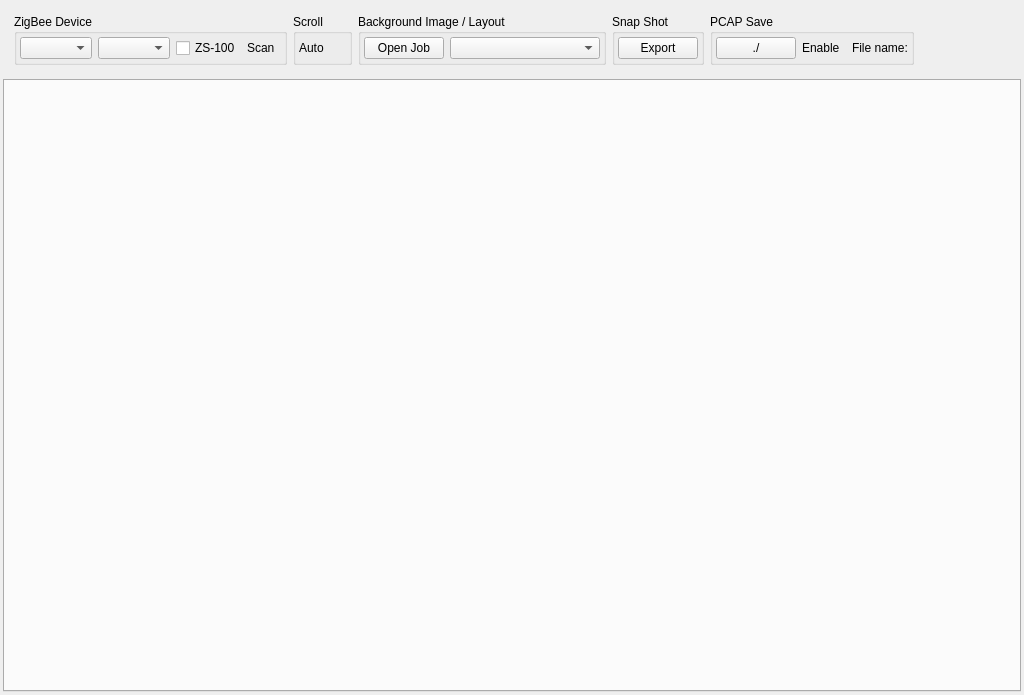
<?xml version="1.0" encoding="UTF-8"?>
<ui version="4.0">
 <class>FLWidgetZigbeeNetworkMonitor</class>
 <widget class="QWidget" name="FLWidgetZigbeeNetworkMonitor">
  <property name="geometry">
   <rect>
    <x>0</x>
    <y>0</y>
    <width>1024</width>
    <height>695</height>
   </rect>
  </property>
  <property name="windowTitle">
   <string>FLWidgetZigbeeNetworkMonitor</string>
  </property>
  <layout class="QGridLayout" name="gridLayout">
   <property name="leftMargin">
    <number>3</number>
   </property>
   <property name="topMargin">
    <number>3</number>
   </property>
   <property name="rightMargin">
    <number>3</number>
   </property>
   <property name="bottomMargin">
    <number>3</number>
   </property>
   <property name="spacing">
    <number>3</number>
   </property>
   <item row="0" column="0">
    <widget class="QWidget" name="widget_contain" native="true">
     <layout class="QGridLayout" name="gridLayout_setting">
      <item row="0" column="6">
       <spacer name="horizontalSpacer">
        <property name="orientation">
         <enum>Qt::Horizontal</enum>
        </property>
        <property name="sizeHint" stdset="0">
         <size>
          <width>40</width>
          <height>20</height>
         </size>
        </property>
       </spacer>
      </item>
      <item row="0" column="3">
       <widget class="QGroupBox" name="groupBox_5">
        <property name="sizePolicy">
         <sizepolicy hsizetype="Preferred" vsizetype="Fixed">
          <horstretch>0</horstretch>
          <verstretch>0</verstretch>
         </sizepolicy>
        </property>
        <property name="title">
         <string>Background Image / Layout</string>
        </property>
        <layout class="QGridLayout" name="gridLayout_5">
         <property name="leftMargin">
          <number>3</number>
         </property>
         <property name="topMargin">
          <number>3</number>
         </property>
         <property name="rightMargin">
          <number>3</number>
         </property>
         <property name="bottomMargin">
          <number>3</number>
         </property>
         <item row="0" column="0">
          <widget class="QPushButton" name="pb_openjob">
           <property name="text">
            <string>Open Job</string>
           </property>
          </widget>
         </item>
         <item row="0" column="1">
          <widget class="QComboBox" name="cb_floor">
           <property name="minimumSize">
            <size>
             <width>150</width>
             <height>0</height>
            </size>
           </property>
          </widget>
         </item>
        </layout>
       </widget>
      </item>
      <item row="0" column="0">
       <widget class="QGroupBox" name="groupBox_0">
        <property name="sizePolicy">
         <sizepolicy hsizetype="Preferred" vsizetype="Fixed">
          <horstretch>0</horstretch>
          <verstretch>0</verstretch>
         </sizepolicy>
        </property>
        <property name="title">
         <string>ZigBee Device</string>
        </property>
        <layout class="QGridLayout" name="gridLayout_0">
         <property name="leftMargin">
          <number>3</number>
         </property>
         <property name="topMargin">
          <number>3</number>
         </property>
         <property name="rightMargin">
          <number>3</number>
         </property>
         <property name="bottomMargin">
          <number>3</number>
         </property>
         <item row="0" column="0">
          <widget class="QComboBox" name="comboBox"/>
         </item>
         <item row="0" column="1">
          <widget class="QComboBox" name="ch_comboBox"/>
         </item>
         <item row="0" column="2">
          <widget class="QCheckBox" name="cbZS100">
           <property name="text">
            <string>ZS-100</string>
           </property>
          </widget>
         </item>
         <item row="0" column="3">
          <widget class="QLabel" name="label_1">
           <property name="text">
            <string>Scan</string>
           </property>
          </widget>
         </item>
         <item row="0" column="4">
          <widget class="Switcher" name="widget" native="true"/>
         </item>
        </layout>
       </widget>
      </item>
      <item row="0" column="1">
       <widget class="QGroupBox" name="groupBox_1">
        <property name="sizePolicy">
         <sizepolicy hsizetype="Preferred" vsizetype="Preferred">
          <horstretch>0</horstretch>
          <verstretch>0</verstretch>
         </sizepolicy>
        </property>
        <property name="title">
         <string>Scroll</string>
        </property>
        <layout class="QGridLayout" name="gridLayout_1">
         <property name="leftMargin">
          <number>3</number>
         </property>
         <property name="topMargin">
          <number>3</number>
         </property>
         <property name="rightMargin">
          <number>3</number>
         </property>
         <property name="bottomMargin">
          <number>3</number>
         </property>
         <item row="0" column="0">
          <widget class="QLabel" name="label_2">
           <property name="sizePolicy">
            <sizepolicy hsizetype="Preferred" vsizetype="Preferred">
             <horstretch>0</horstretch>
             <verstretch>0</verstretch>
            </sizepolicy>
           </property>
           <property name="text">
            <string>Auto</string>
           </property>
          </widget>
         </item>
         <item row="0" column="1">
          <widget class="Switcher" name="widget_2" native="true"/>
         </item>
        </layout>
       </widget>
      </item>
      <item row="0" column="5">
       <widget class="QGroupBox" name="groupBox_2">
        <property name="sizePolicy">
         <sizepolicy hsizetype="Preferred" vsizetype="Fixed">
          <horstretch>0</horstretch>
          <verstretch>0</verstretch>
         </sizepolicy>
        </property>
        <property name="title">
         <string>PCAP Save</string>
        </property>
        <layout class="QGridLayout" name="gridLayout_2">
         <property name="leftMargin">
          <number>3</number>
         </property>
         <property name="topMargin">
          <number>3</number>
         </property>
         <property name="rightMargin">
          <number>3</number>
         </property>
         <property name="bottomMargin">
          <number>3</number>
         </property>
         <item row="0" column="1">
          <widget class="QLabel" name="label_3">
           <property name="sizePolicy">
            <sizepolicy hsizetype="Preferred" vsizetype="Fixed">
             <horstretch>0</horstretch>
             <verstretch>0</verstretch>
            </sizepolicy>
           </property>
           <property name="text">
            <string>Enable</string>
           </property>
          </widget>
         </item>
         <item row="0" column="3">
          <widget class="QLabel" name="saveFileName">
           <property name="sizePolicy">
            <sizepolicy hsizetype="Preferred" vsizetype="Fixed">
             <horstretch>0</horstretch>
             <verstretch>0</verstretch>
            </sizepolicy>
           </property>
           <property name="text">
            <string>File name:</string>
           </property>
          </widget>
         </item>
         <item row="0" column="0">
          <widget class="QPushButton" name="btnDir">
           <property name="sizePolicy">
            <sizepolicy hsizetype="Preferred" vsizetype="Fixed">
             <horstretch>0</horstretch>
             <verstretch>0</verstretch>
            </sizepolicy>
           </property>
           <property name="text">
            <string>./</string>
           </property>
          </widget>
         </item>
         <item row="0" column="2">
          <widget class="Switcher" name="widget_3" native="true"/>
         </item>
        </layout>
       </widget>
      </item>
      <item row="0" column="4">
       <widget class="QGroupBox" name="groupBox_6">
        <property name="sizePolicy">
         <sizepolicy hsizetype="Preferred" vsizetype="Fixed">
          <horstretch>0</horstretch>
          <verstretch>0</verstretch>
         </sizepolicy>
        </property>
        <property name="title">
         <string>Snap Shot</string>
        </property>
        <layout class="QGridLayout" name="gridLayout_6">
         <property name="leftMargin">
          <number>3</number>
         </property>
         <property name="topMargin">
          <number>3</number>
         </property>
         <property name="rightMargin">
          <number>3</number>
         </property>
         <property name="bottomMargin">
          <number>3</number>
         </property>
         <item row="0" column="0">
          <widget class="QPushButton" name="btnPrint">
           <property name="text">
            <string>Export</string>
           </property>
          </widget>
         </item>
        </layout>
       </widget>
      </item>
     </layout>
    </widget>
   </item>
   <item row="1" column="0">
    <widget class="QTabWidget" name="tabWidget"/>
   </item>
  </layout>
 </widget>
 <layoutdefault spacing="6" margin="11"/>
 <customwidgets>
  <customwidget>
   <class>Switcher</class>
   <extends>QWidget</extends>
   <header location="global">switcher.h</header>
   <container>1</container>
  </customwidget>
 </customwidgets>
 <resources/>
 <connections/>
</ui>
